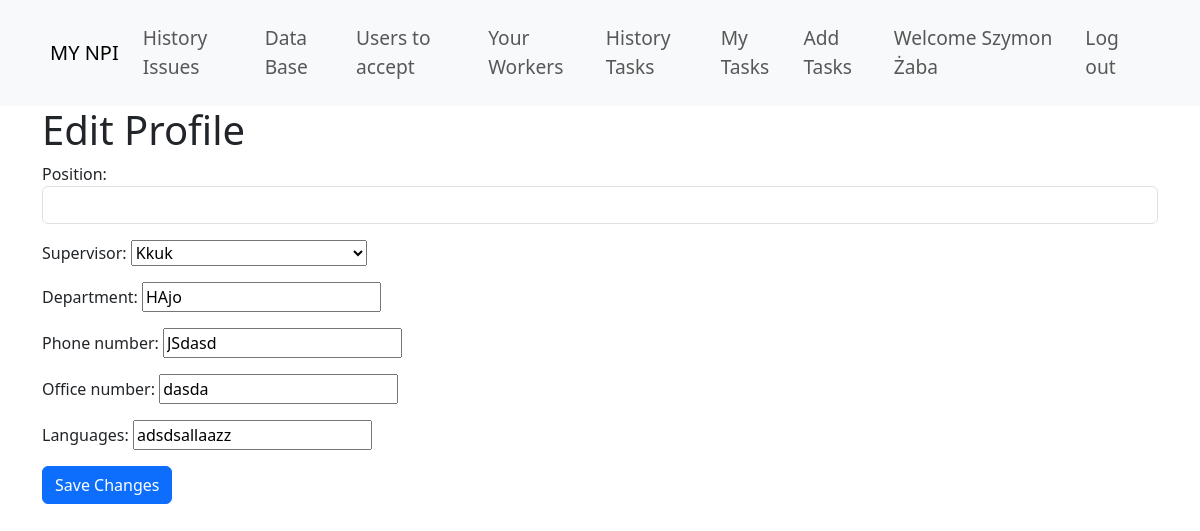
The app's page /user_profile/edit-profile/ (signed in) with its own data.
### accounts/models.py (models this page shows, shortened)
class Profile(models.Model):
    ROLE_CHOICES = (
        ('engineer', 'Engineer'),
        ('user', 'User'),
        ('production', 'Production'),
    )
    user = models.OneToOneField(User, on_delete=models.CASCADE, related_name='profile')
    basic_info = models.CharField(max_length=500, blank=True)
    role = models.CharField(max_length=50, choices=ROLE_CHOICES)
    is_approved = models.BooleanField(default=False)
    supervisor = models.ForeignKey(User, related_name='engineers', on_delete=models.SET_NULL, null=True, blank=True)
    position = models.CharField(max_length=100, blank=True)
    department = models.CharField(max_length=100, blank=True)
    phone_number = models.CharField(max_length=20, blank=True)
    office_number = models.CharField(max_length=20, blank=True)
    languages = models.CharField(max_length=100, blank=True)

### user_profile/views.py (the view)
# urls.py: path('edit-profile/', views.edit_user_profile, name='edit_profile'),
@login_required
def edit_user_profile(request):
    profile = request.user.profile
    if request.method == 'POST':
        form = UserProfileForm(request.POST, instance=profile)
        if form.is_valid():
            form.save()
            username = request.user.username
            return redirect(reverse('user_profile:profile', kwargs={'username': username}))
    else:
        form = UserProfileForm(instance=profile)
    return render(request, 'user_profile/edit_profile.html', {'form': form})

### user_profile/forms.py
class UserProfileForm(forms.ModelForm):
    class Meta:
        model = Profile
        fields = ['position', 'supervisor', 'department', 'phone_number', 'office_number', 'languages']
        widgets = {
            'position': forms.TextInput(attrs={'class': 'form-control'}),
        }

### accounts/context_processors.py (called while the page is built)
def add_group_names(request):
    if request.user.is_authenticated:
        group_names = [group.name for group in request.user.groups.all()]
        return {'group_names': group_names}
    return {}

### user_profile/templates/user_profile/edit_profile.html (shortened to what this page needs)
{% extends "user_profile/base.html" %}
{% block content %}
<div class="container">
  <h1>Edit Profile</h1>
  <form method="post">
    {{ form.as_p }}
    <button type="submit" class="btn btn-primary">Save Changes</button>
  </form>
</div>
{% endblock %}

### user_profile/templates/user_profile/base.html (shortened to what this page needs)
<!DOCTYPE html>
{% load static %}
<html lang="en">
<head>
    <link href="https://cdn.jsdelivr.net/npm/bootstrap@5.3.2/dist/css/bootstrap.min.css" rel="stylesheet" />
</head>
<body class="loader">
    <nav class="navbar navbar-expand-lg navbar-light bg-light py-3">
        <div class="container-fluid">
            <a class="navbar-brand" href="{% url 'user_profile:main_page' %}">MY NPI</a>
            <div class="collapse navbar-collapse" id="navbarNav">
                <ul class="navbar-nav me-auto mb-2 mb-lg-0">
                    <li class="nav-item">
                      <a class="nav-link" href="{% url 'user_profile:history_issue_list' %}">History Issues</a>
                    </li>
                    {% if "Supervisor" in group_names %}
                        <li class="nav-item">
                            <a class="nav-link" href="#">Data Base</a>
                        </li>
                        <li class="nav-item">
                            <a class="nav-link" href="{% url 'approve_users' %}">Users to accept</a>
                        </li>
                        <li class="nav-item">
                            <a class="nav-link" href="{% url 'subordinates' %}">Your Workers</a>
                        </li>
                    {% endif %}
                </ul>
                <ul class="navbar-nav ms-auto">
                    {% if "Supervisor" in group_names or "Engineer" in group_names %}
                        <li class="nav-item">
                            <a class="nav-link" href="{% url 'user_profile:history_view' %}">History Tasks</a>
                        </li>
                        <li class="nav-item">
                            <a class="nav-link" href="{% url 'user_profile:tasks_list' %}">My Tasks</a>
                        </li>
                        <li class="nav-item">
                            <a class="nav-link" href="{% url 'user_profile:task_form' %}">Add Tasks</a>
                        </li>
                    {% endif %}
                    {% if user.is_authenticated %}
                    <li class="nav-item">
                        <a href="{% url 'user_profile:profile' request.user.username %}" class="nav-link">Welcome {{ request.user.get_full_name }}</a>
                    </li>
                    <li class="nav-item">
                        <a class="nav-link" href="{% url 'user_profile:logout' %}">Log out</a>
                    </li>
                    {% endif %}
                </ul>
            </div>
        </div>
    </nav>
    {% block content %}{% endblock %}
</body>
</html>

### user_profile/templates/user_profile/base.html (style rules this page uses)
.navbar { font-size: 1.2rem; position: sticky; top: 0; z-index: 100; }
.navbar .container-fluid { padding-left: 50px; padding-right: 50px; }

### records on screen
Profile: supervisor "Kkuk", department "HAjo", phone_number "JSdasd", office_number "dasda", languages "adsdsallaazz"

### other values on screen
{{ request.user.get_full_name }} "Szymon Żaba"
